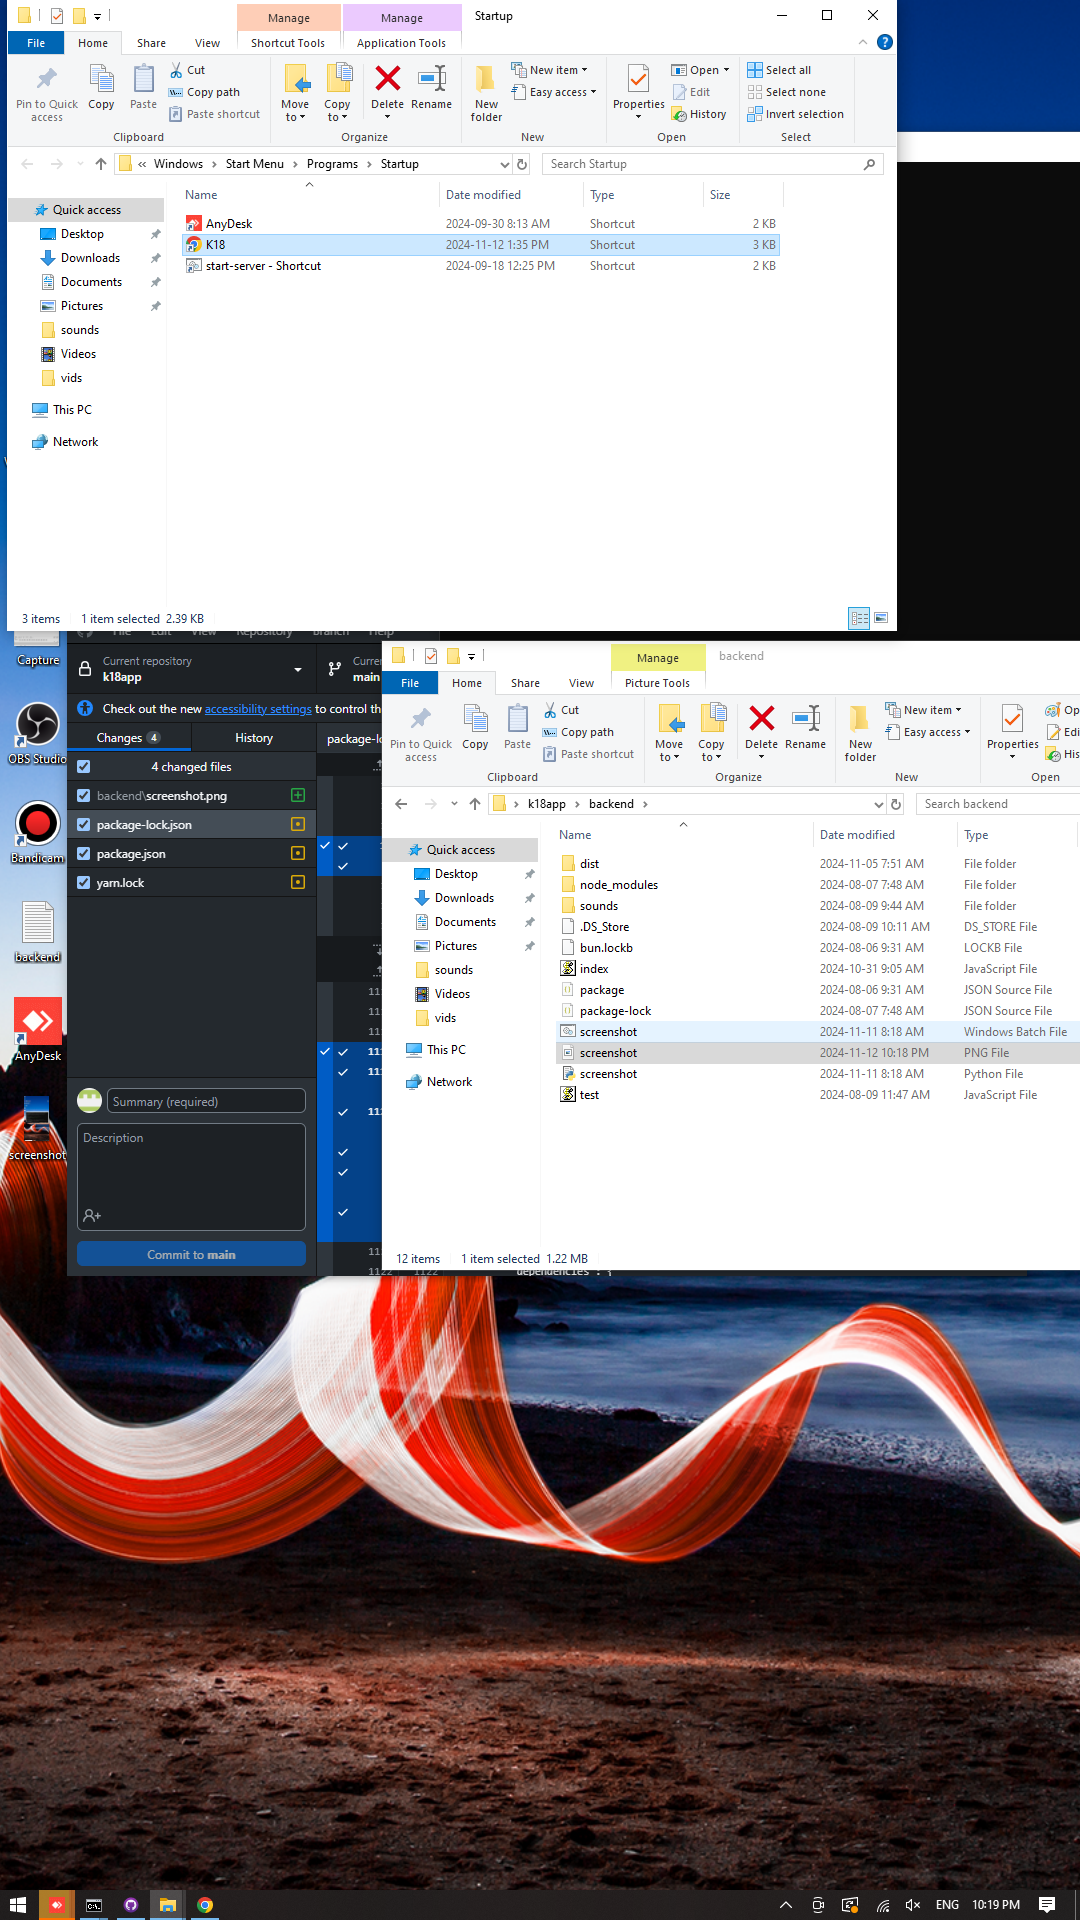

Here is the Python script that generated this plot:
import time
from PIL import ImageGrab

# every 1 min take a screenshot and save it to screenshot.png in current path
while True:
	screenshot = ImageGrab.grab()
	screenshot.save("screenshot.png")
	screenshot.close()
	time.sleep(60)
